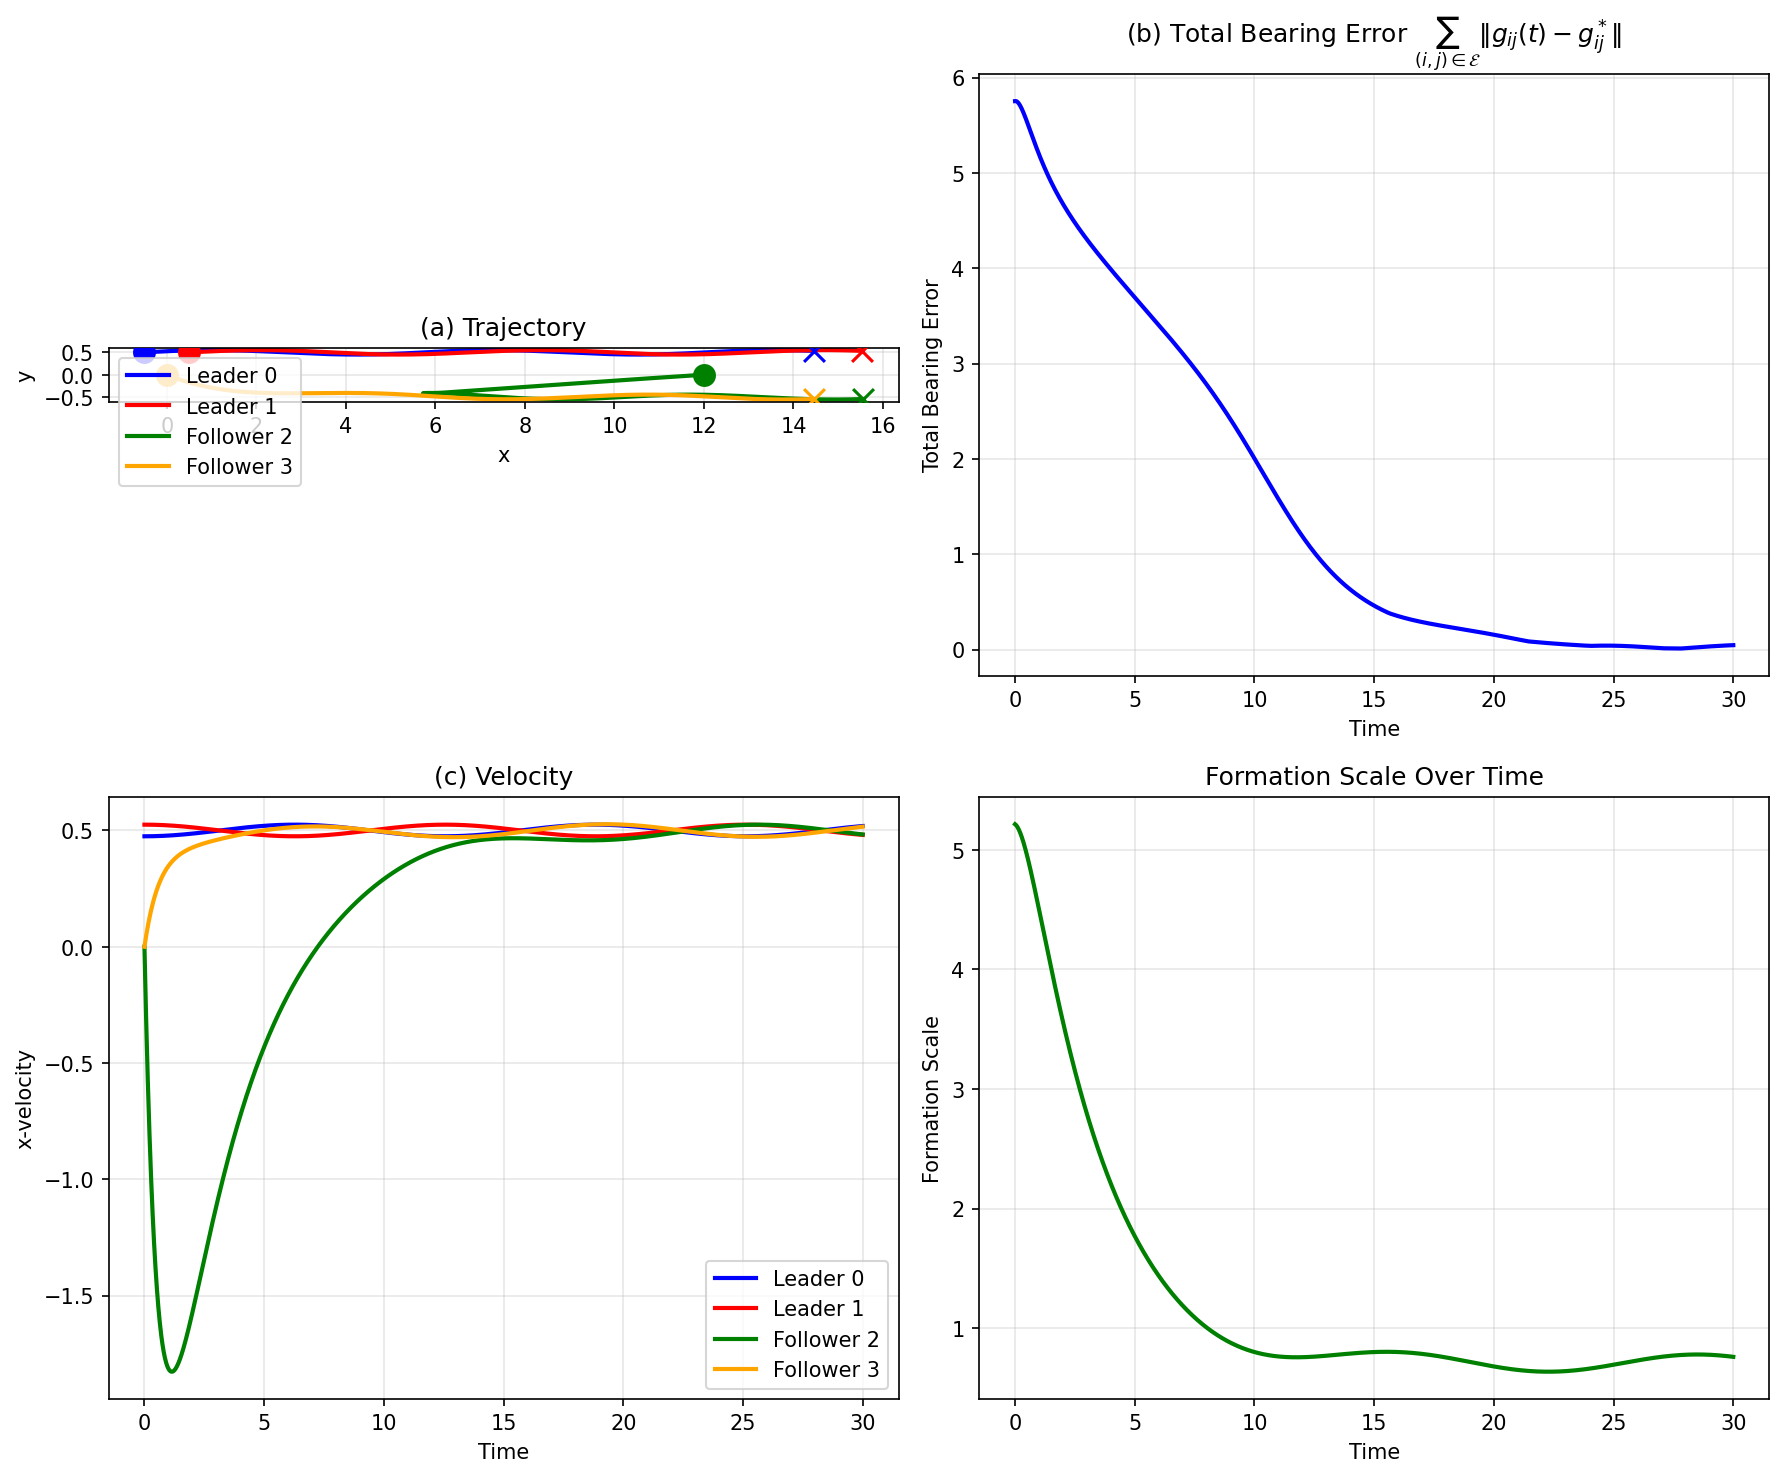

Python code for this plot:
"""
Simulation of Fig. 4: Square Formation with Constant Leader Velocity

This script reproduces the simulation example from Section III-A demonstrating
control law (7) for a 2D square formation with 2 leaders and 2 followers.

The formation translates and scales while maintaining the desired pattern.

References:
- Section III-A, Fig. 4, pp. 6-7
- k_p = 0.5, k_v = 2
"""

import numpy as np
import matplotlib.pyplot as plt
from typing import Dict, Tuple
import sys
import os

# Add parent directories to path
sys.path.insert(0, os.path.dirname(os.path.dirname(os.path.abspath(__file__))))
from S01.formation_framework import FormationGraph, FormationState, compute_bearing
from S02.bearing_laplacian import compute_bearing_laplacian, partition_bearing_laplacian
from S03.control_constant_velocity import ControlLaw7


def setup_square_formation() -> Tuple[FormationGraph, Dict[Tuple[int, int], np.ndarray], np.ndarray, np.ndarray]:
    n_agents = 4
    leader_indices = [0, 1]
    
    edges = [
        (0, 1), (1, 0),
        (0, 2), (2, 0),
        (1, 3), (3, 1),
        (2, 3), (3, 2),
        (0, 3), (3, 0),
        (1, 2), (2, 1),
    ]
    
    graph = FormationGraph(n_agents, edges, leader_indices)
    
    cube_vertices = np.array([
        [-0.5, 0.5],
        [0.5, 0.5],
        [0.5, -0.5],
        [-0.5, -0.5],
    ])
    
    desired_bearings = {}
    for (i, j) in edges:
        desired_bearings[(i, j)] = compute_bearing(cube_vertices[i], cube_vertices[j])
    
    initial_positions = np.array([
        [0.0, 10.0],
        [10.0, 10.0],
        [12.0, 0.0],
        [0.0, 0.0],
    ])
    
    initial_velocities = np.zeros((n_agents, 2))
    
    return graph, desired_bearings, initial_positions, initial_velocities


def leader_motion(t: float) -> Tuple[np.ndarray, np.ndarray, np.ndarray]:
    v_c = np.array([0.5, 0.0])

    scale = 1.0 + 0.1 * np.sin(0.5 * t)
    scale_dot = 0.05 * np.cos(0.5 * t)
    scale_ddot = -0.025 * np.sin(0.5 * t)

    c = v_c * t

    p0_local = np.array([-0.5, 0.5])
    p1_local = np.array([0.5, 0.5])

    leader_positions = np.array([
        c + scale * p0_local,
        c + scale * p1_local,
    ])

    leader_velocities = np.array([
        v_c + scale_dot * p0_local,
        v_c + scale_dot * p1_local,
    ])

    leader_accelerations = np.array([
        scale_ddot * p0_local,
        scale_ddot * p1_local,
    ])

    return leader_positions, leader_velocities, leader_accelerations


def run_simulation():
    graph, desired_bearings, initial_positions, initial_velocities = setup_square_formation()

    k_p = 0.5
    k_v = 2.0
    dt = 0.01
    T = 30.0
    n_steps = int(T / dt) + 1

    B = compute_bearing_laplacian(graph, desired_bearings)
    B_ll, B_lf, B_fl, B_ff = partition_bearing_laplacian(B, graph)
    B_ff_inv = np.linalg.inv(B_ff)

    n_followers = len(graph.follower_indices)

    time_array = np.linspace(0, T, n_steps)
    positions_history = np.zeros((n_steps, 4, 2))
    velocities_history = np.zeros((n_steps, 4, 2))
    bearing_errors = np.zeros((n_steps,))

    positions = initial_positions.copy()
    velocities = initial_velocities.copy()

    for step in range(n_steps):
        t = time_array[step]

        leader_pos, leader_vel, leader_accel = leader_motion(t)

        for idx, i in enumerate(graph.leader_indices):
            positions[i] = leader_pos[idx]
            velocities[i] = leader_vel[idx]

        positions_history[step] = positions.copy()
        velocities_history[step] = velocities.copy()

        total_error = 0.0
        for (i, j), g_desired in desired_bearings.items():
            g_actual = compute_bearing(positions[i], positions[j])
            total_error += np.linalg.norm(g_actual - g_desired)
        bearing_errors[step] = total_error

        p_f = positions[graph.follower_indices].flatten()
        v_f = velocities[graph.follower_indices].flatten()
        p_l = positions[graph.leader_indices].flatten()
        v_l = velocities[graph.leader_indices].flatten()

        delta_p = p_f + B_ff_inv @ B_fl @ p_l
        delta_v = v_f + B_ff_inv @ B_fl @ v_l

        v_l_dot = leader_accel.flatten()
        u_f = -k_p * delta_p - k_v * delta_v

        controls = u_f.reshape(n_followers, 2)

        for idx, i in enumerate(graph.follower_indices):
            positions[i] += velocities[i] * dt
            velocities[i] += controls[idx] * dt

    return time_array, positions_history, velocities_history, bearing_errors


def plot_results(time_array, positions_history, velocities_history, bearing_errors):
    """Generate figures matching Fig. 4 in the paper."""
    fig, axes = plt.subplots(2, 2, figsize=(12, 10))
    
    # Fig. 4(a): Trajectory
    ax1 = axes[0, 0]
    colors = ['blue', 'red', 'green', 'orange']
    labels = ['Leader 0', 'Leader 1', 'Follower 2', 'Follower 3']
    
    for i in range(4):
        ax1.plot(positions_history[:, i, 0], positions_history[:, i, 1], 
                color=colors[i], label=labels[i], linewidth=2)
    
    # Mark start and end points
    for i in range(4):
        ax1.scatter(positions_history[0, i, 0], positions_history[0, i, 1], 
                   color=colors[i], marker='o', s=100, zorder=5)
        ax1.scatter(positions_history[-1, i, 0], positions_history[-1, i, 1], 
                   color=colors[i], marker='x', s=100, zorder=5)
    
    ax1.set_xlabel('x')
    ax1.set_ylabel('y')
    ax1.set_title('(a) Trajectory')
    ax1.legend()
    ax1.grid(True, alpha=0.3)
    ax1.set_aspect('equal')
    
    # Fig. 4(b): Total bearing error
    ax2 = axes[0, 1]
    ax2.plot(time_array, bearing_errors, 'b-', linewidth=2)
    ax2.set_xlabel('Time')
    ax2.set_ylabel('Total Bearing Error')
    ax2.set_title(r'(b) Total Bearing Error $\sum_{(i,j) \in \mathcal{E}} \|g_{ij}(t) - g_{ij}^*\|$')
    ax2.grid(True, alpha=0.3)
    
    # Fig. 4(c): Velocity (x-component)
    ax3 = axes[1, 0]
    for i in range(4):
        ax3.plot(time_array, velocities_history[:, i, 0], 
                color=colors[i], label=labels[i], linewidth=2)
    
    ax3.set_xlabel('Time')
    ax3.set_ylabel('x-velocity')
    ax3.set_title('(c) Velocity')
    ax3.legend()
    ax3.grid(True, alpha=0.3)
    
    # Additional: Scale over time
    ax4 = axes[1, 1]
    scales = []
    for step in range(len(time_array)):
        positions = positions_history[step]
        centroid = np.mean(positions, axis=0)
        diffs = positions - centroid
        scale = np.sqrt(np.mean(np.sum(diffs**2, axis=1)))
        scales.append(scale)
    
    ax4.plot(time_array, scales, 'g-', linewidth=2)
    ax4.set_xlabel('Time')
    ax4.set_ylabel('Formation Scale')
    ax4.set_title('Formation Scale Over Time')
    ax4.grid(True, alpha=0.3)
    
    plt.tight_layout()
    plt.savefig('/home/ronghai/bearing_control/outputs/artifacts/S04/fig4_simulation.png', 
                dpi=150, bbox_inches='tight')
    plt.close()
    
    print("Figure 4 saved to outputs/artifacts/S04/fig4_simulation.png")


if __name__ == "__main__":
    print("Running Fig. 4 simulation...")
    time_array, positions_history, velocities_history, bearing_errors = run_simulation()
    plot_results(time_array, positions_history, velocities_history, bearing_errors)
    print("Simulation complete!")
